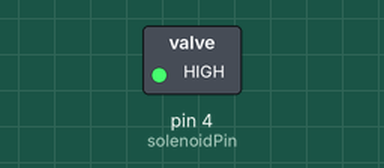
The sketch below on a simulated Arduino Uno, built with avr-gcc and run on an emulated ATmega328P. Shown: switched loads named in the sketch (green lamp = pin HIGH). Dashed ring = blinking.

Above: at 0.5 s.
Timing chart, 0 to 4.6 s (numbered marks = the images above):
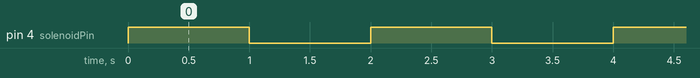

Measured:
- by itself, pin 4 (solenoidPin): alternates HIGH for 1.0 s and LOW for 1.0 s

The sketch:

valveController.ino
```cpp
const int solenoidPin = 4;    //This is the output pin on the Arduino to the valve

void setup() {
  //combine the other code setup.
  pinMode(solenoidPin, OUTPUT);           //Sets the pin as an output
}

void loop() {
  // Use if else block to switch on or off the valve.
  digitalWrite(solenoidPin, HIGH);    //Switch Solenoid ON
  delay(1000);                      //Wait 1 Second
  digitalWrite(solenoidPin, LOW);     //Switch Solenoid OFF
  delay(1000);                      //Wait 1 Second
}
```
